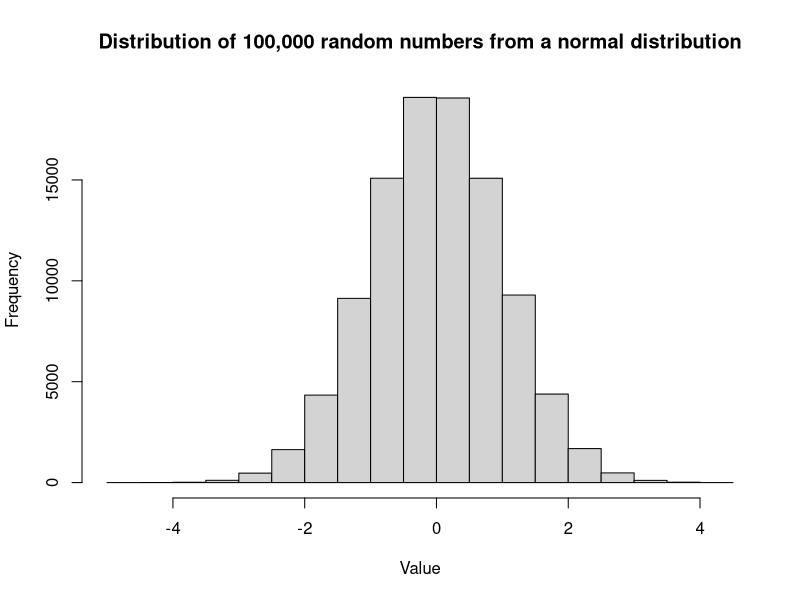
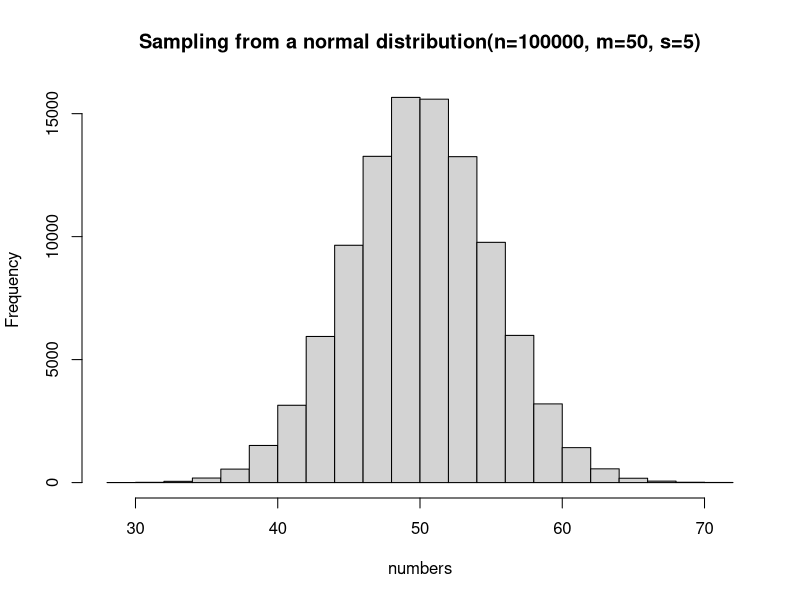

Here is the R script that generated these plots, in order:
## ---- chunk 1
# Generate 100,000 numbers from a normal distribution with mean=0 and standard deviation=1
numbers <- rnorm(n = 100000, mean = 0, sd = 1)

# Plot a histogram of the generated numbers
hist(numbers, main="Distribution of 100,000 random numbers from a normal distribution", xlab="Value")
## ---- chunk 2
# Parameters
n <- 100000 # Sample size
m <- 50     # Mean of the normal distribution
s <- 5      # Standard deviation of the normal distribution

# Sample n numbers in a normal population of mean m and standard deviation s
numbers <- rnorm(n = n, mean = m, sd = s)

# Plot a histogram of the generated numbers
hist(numbers, 
     main=paste0("Sampling from a normal distribution",
                 "(n=", format(n, scientific = FALSE),
                 ", m=", m,
                 ", s=", s,
                 ")"))

